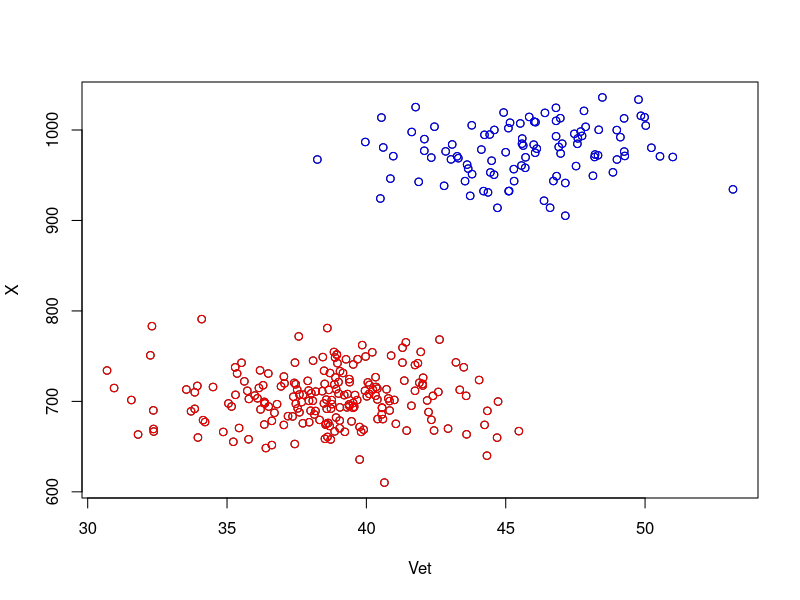
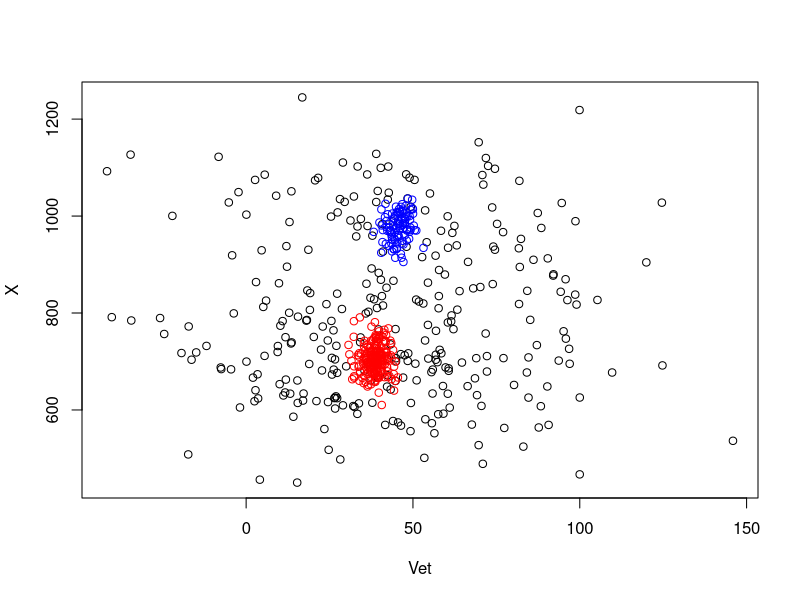
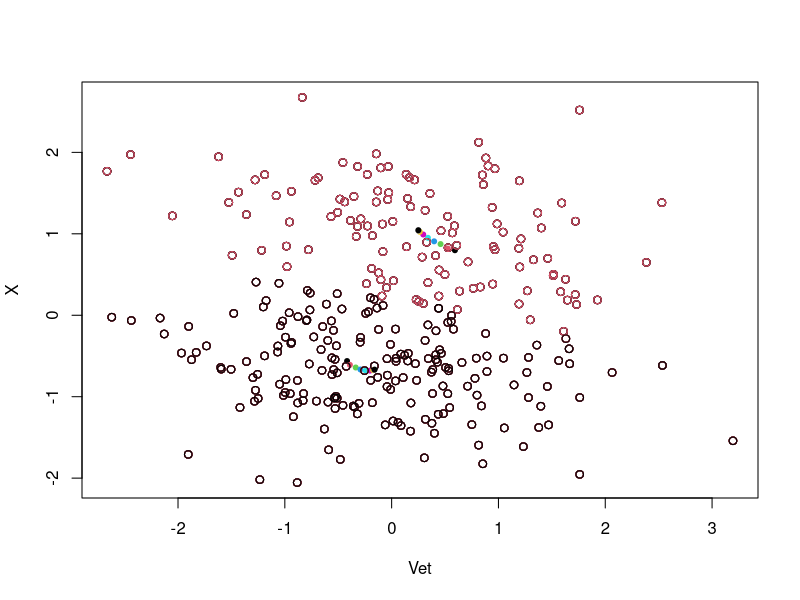
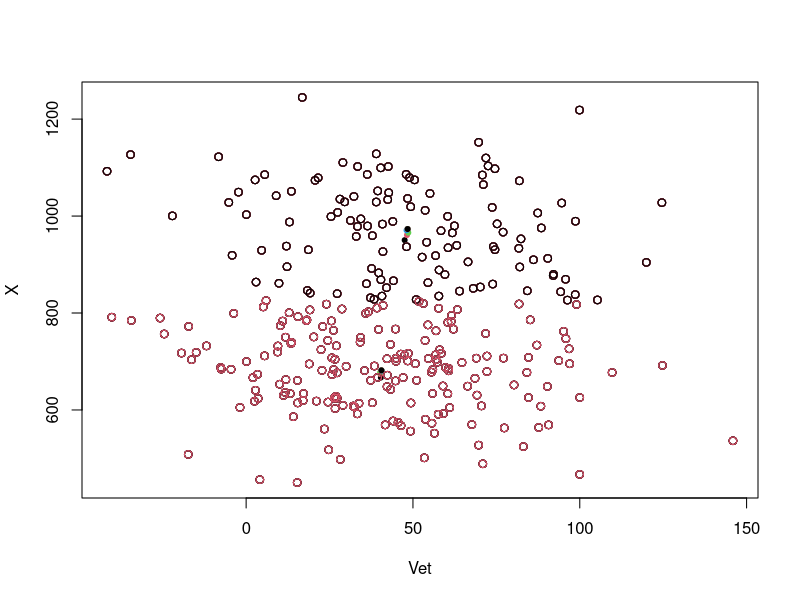
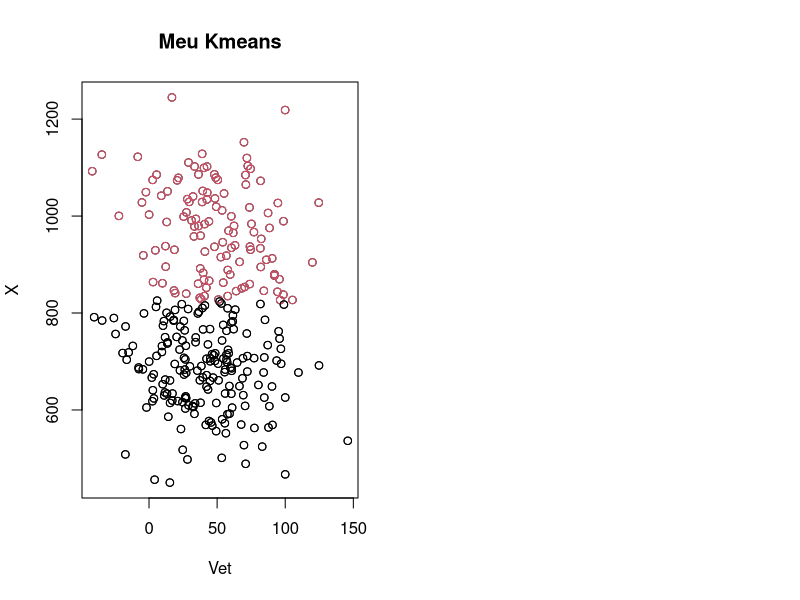

Here is the R script that generated these plots, in order: (Note: this script raises an error after producing the figures.)
###### making a sample set #### 

doSample<-function(qnts, medias, desvios){
  Vet <- NULL
  n <- length(medias)
  for(i in 1:n){
    X = rnorm(qnts,medias[i],desvios[i])
    if(is.null(Vet)){
      Vet <- X
    }else{
      Vet = cbind(Vet,X)
    }
  }
  return(Vet)
}

# Two separate sample
q <- 200
m <- c(38.6,704.1)
d <- c(3,30)

vetNo <- doSample(q,m,d)

q <- 100
m <- c(45.5,973.8)
d <- c(3,30)

vetCa <- doSample(q,m,d)

vetSep <- rbind(vetNo, vetCa)
vetSep <- as.data.frame(vetSep)
#rm(vetNo,vetCa)

plot(vetSep, col = "black")
points(vetNo, col = "red", add = TRUE)
points(vetCa, col = "blue", add = TRUE)

# Two sample together
q <- 200
m <- c(38.6,704.1)
d <- c(30,100)

vetNo2 <- doSample(q,m,d)

q <- 100
m <- c(45.5,973.8)
d <- c(30,100)

vetCa2 <- doSample(q,m,d)

vetJun = rbind(vetNo2, vetCa2)
vetJun <- as.data.frame(vetJun)

plot(vetJun, col = "black")
points(vetNo, col = "red", add = TRUE)
points(vetCa, col = "blue", add = TRUE)

###### doing  K-means ##############

# para teste
data <- vetSep
k <- 2
inter <- 10

#seleciona dois pontos aleatorios dentro da amostra
doCentralPoints <- function(data, k, d){
  a <- sample(1:dim(data)[1])
  centros <- data[a[1],]
  for(i in 1:(k-1)){
    centros <- rbind(centros, data[a[i+1],])
  }
  return(centros)
}

#calcula a media de cada posicao/dimensao de uma matriz
doMeans <- function(data){
  d<-dim(data)[2]
  med <- matrix(0,1,d)
  for(i in 1:d){
    med[1,i] <- mean(data[,i])
  }
  return(med)
}

#calcula a distancia euclidiana de dois pontos
dist <- function(pA, pB){
  tam = length(pA)
  s = 0
  for(i in 1:tam){
    s = s + (pA[i]-pB[i])**2
  }
  return(sqrt(s))
}

#calcula a matriz de distancia 

distMat <- function(vet){
  n = dim(vet)
  m = matrix(Inf,n[1],n[1])
  for(i in 1:n[1]){
    for(j in i:n[1]){
      if(i==j){
        m[i,j]<-Inf
      }else{
        m[i,j]<-dist(vet[i,],vet[j,])
        m[j,i]<-m[i,j]  
      }
    }
  }
  
  rownames(m)<-rownames(vet)
  colnames(m)<-rownames(vet)
  return(m)
}


#acha uma vetor que diz qual ponto eh mais perto de qual ponto

clust <- function(centros, data){
  l <- dim(data)[1]
  n <- as.integer(dim(centros)[1])
  grupo <- matrix(0,l,1)
  for(i in 1:l){
    A <- data[i,]
    M <- rbind(as.matrix(centros),as.matrix(A))
    D <- distMat(M)
    indexMin <- which.min(D[n+1,])
    grupo[i,1] <- indexMin
  }
  return(grupo)
}

#calcula diferenca entre centros
diffCentro <- function(x, y){
  c <- dist(x,y)
  return(c)
}

#meu kmeans 
meuKmean <- function(data, k , inter = 10){
  #achando a dimensao em que esta se trabalhando  
  d <- dim(data)[2]
  x11();plot(data)
  centros <- doCentralPoints(data,k,d)
  g <- clust(centros, data)
  for(i in 1:(inter-1)){
    for(j in 1:k){
      clu <- which(g==j)
      centro <- doMeans(data[clu,])
      if(j != 1){
        centrosNovos <- rbind(centro,centrosNovos)
      }else{
        centrosNovos <- centro   
      }
    }
    points(centrosNovos, col = i, pch = 20)
    points(data, col = g)
    Sys.sleep(1)
    g <- clust(centrosNovos, data)
  }
  return(g)
}

b <- meuKmean(as.data.frame(scale(vetJun)), 2)
b <- meuKmean(vetJun, 2)
par(mfrow = c(1, 2))
plot(vetJun, col = "black", main = "Meu Kmeans")
points(vetJun, col = b)
points(centrosNovos, col = "blue", pch=20)

plot(vetJun, col = "black", main = "Real")
points(vetCa2, col = "blue")


b <- meuKmean(vetSep, 2)
par(mfrow = c(1, 2))
plot(vetSep, col = b, main = "Meu Kmeans")
points(vetSep, col = b)
points(centrosNovos, col = "blue", pch=20)

plot(vetSep, col = "black", main = "Real")
points(vetCa, col = "blue")
